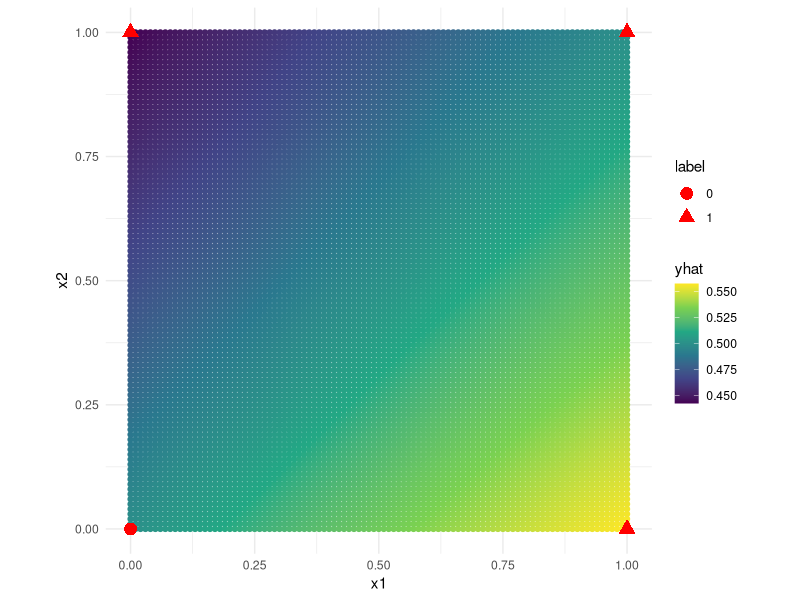
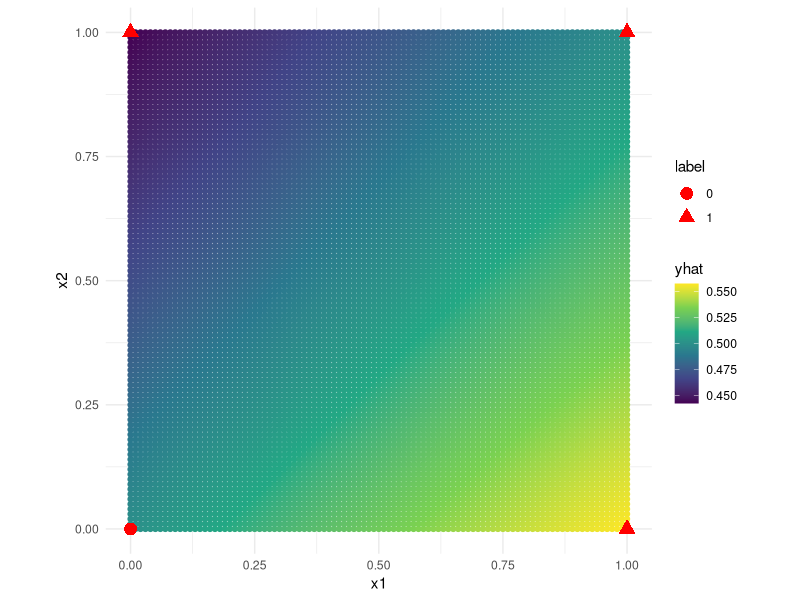
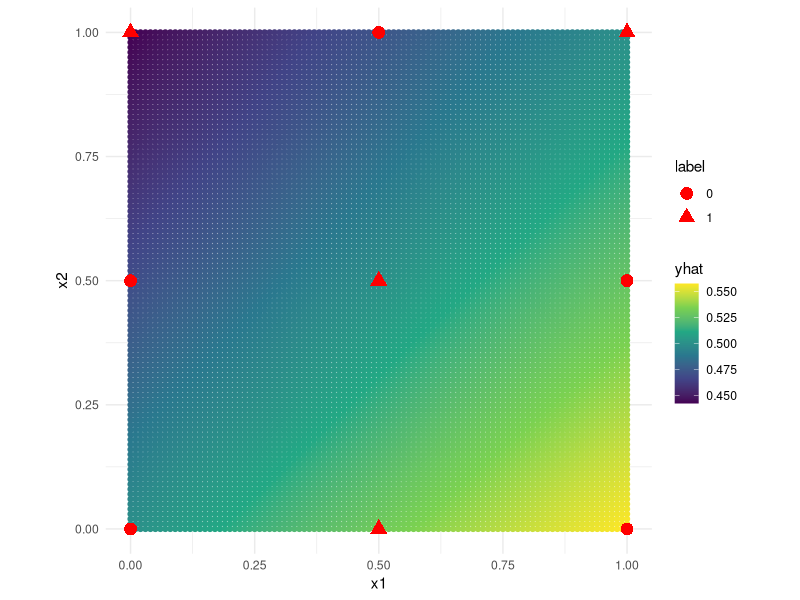
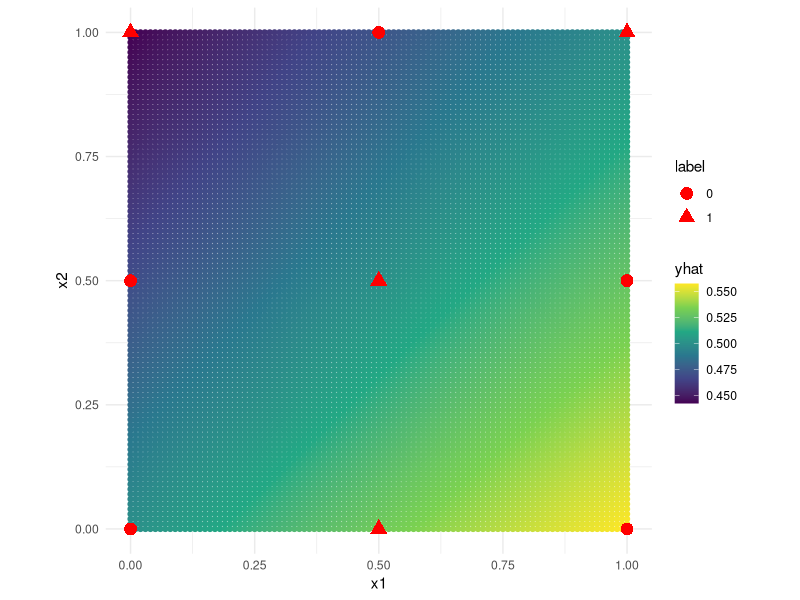
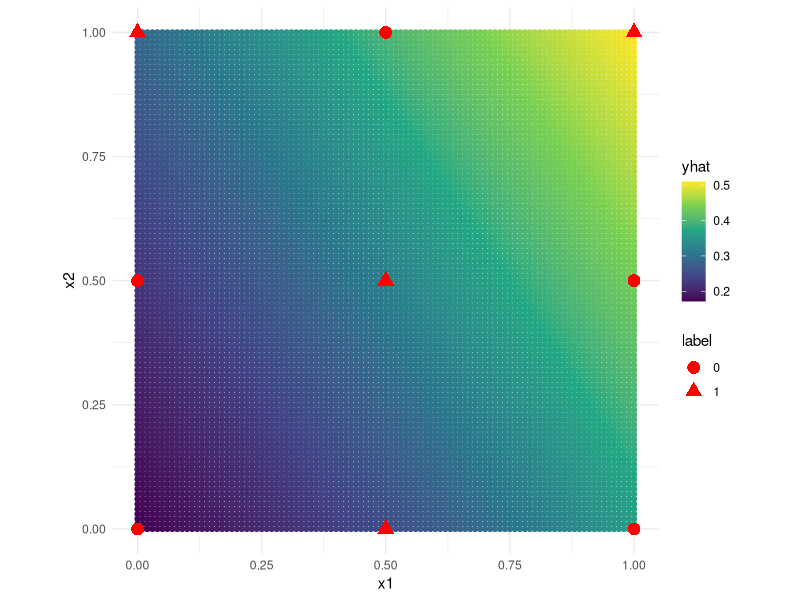
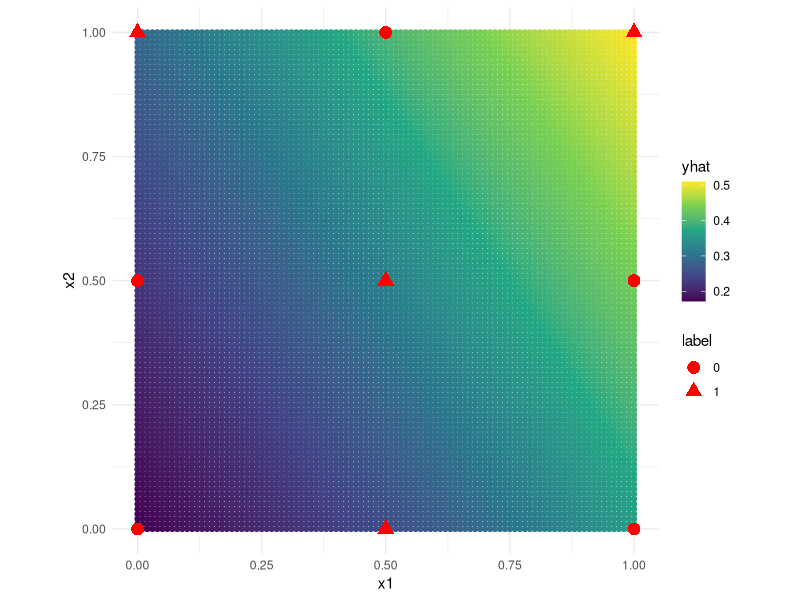

Generate these figures, in order, with R:
library(tidyverse) # for plotting only

# no scientific notation for common numbers
options(digits = 3, scipen=5)

sigmoid <- function(x){
  1/(1+exp(-x))
}
d_sigmoid <- function(x){
  sigmoid(x)*(1-sigmoid(x))
}


# Data Matrix
X = matrix(c(0,0, 0,1,1,0,1,1), nrow=2)
X
# true labels
Y = matrix(c(0, 1, 1, 1), nrow = 1)

data <-data.frame(x1=X[1,], x2= X[2,], label=Y[1,])

# element wise loss function
# y and yhat should be row vectors of equal length
# note that this function fails for yhat values of exactly 0 or 1,
# but those will never be produced by a sigmoid activation funciton
loss <- function(yhat, y){
  l = -(y * log(yhat) + (1-y)* log(1- yhat))
  # save l in gloval environment for later use
  assign("l", l, envir=globalenv())
  return(l)
}

# empirical risk function
# y and yhat should be row vectors of equal length
risk <- function(yhat, y){
  L = sum(loss(yhat, y))/length(yhat)
  # save L in global environment for later use
  assign("L", L, envir=globalenv())
  return(L)
}

# initialize neural net parameters
# layer 1: 2 hidden nodes --> W1 is 2x2, b1 is 2x1
W1 = matrix(c(1,0,0,1), nrow=2)
b1 = matrix(c(0,0))

# layer 2: 1  node --> W2 is 2x1, b2 is 1x1
W2 = matrix(c(1,-1), nrow = 1)
b2 = matrix(c(0))


# define feed forward pass
forward <- function(x){
  Z1 = sweep(W1 %*% x , 1, -b1) # read: W1X + b1
  A1 = sigmoid(Z1)
  Z2 = sweep(W2 %*% A1, 1, -b2)
  A2 = sigmoid(Z2)
  
  
  # update values in global environment for later use in backward pass
  assign('A0',  x, envir = globalenv()) # avoid possible name conflict w/ 'x'
  assign('Z1', Z1, envir = globalenv())
  assign('A1', A1, envir = globalenv())
  assign('Z2', Z2, envir = globalenv())
  assign('A2', A2, envir = globalenv())
  
  return(A2)
}


# define backward pass
backward <- function(y, learning_rate=1){
  n = length(y)
  dZ2 = A2 - y
  dW2 = (dZ2 %*% t(A1))/n
  db2 = rowSums(dZ2) / n
  dZ1 = t(W2) %*% dZ2 * (A1 * (1-A1))
  dW1 = (dZ1 %*% t(A0))
  db1 = rowSums(dZ1) / n
  
  # update parameters
  assign('W1', W1 - learning_rate * dW1,  envir = globalenv())
  assign('b1', b1 - learning_rate * db1,  envir = globalenv())
  assign('W2', W2 - learning_rate * dW2,  envir = globalenv())
  assign('b2', b2 - learning_rate * db2,  envir = globalenv())
}

# function for plotting nn outputs (you don't need to understand this)
plot_nn <- function(data = NULL){
  grid <- as_tibble(expand.grid(data.frame(x1=seq(0,1,by=.01), x2=seq(0,1,by=.01))))
  grid$yhat = as.numeric(forward(t(grid %>% select(x1, x2))))
  
  g<- ggplot(grid, aes(x=x1, y=x2, col=yhat)) + 
    geom_point() + theme_minimal() +
    coord_equal() + 
    scale_color_viridis_c()
  
  if (!is.null(data)){
    data$label <- factor(data$label)
    g <- g + geom_point(data=data, aes(x=x1, y=x2, shape=label), col='red', size=4)
  }
  
  g
}

plot_nn(data=data)

# train the neural net --> 100 iterations of gradient descent
for(i in 1:100){
  print(risk(forward(X), Y))
  backward(Y)
}
forward(X)

plot_nn(data=data)


# let's try a somewhat more complicated dataset.
# Can our neural network learn to correctly classify it?


newX = matrix(c(0,0, 0,0.5, 0,1, .5,0 , .5,.5, .5,1, 1,0, 1,.5, 1,1), nrow=2)
newY = matrix(c(0,0,1,1,1,0,0,0,1), nrow=1)
newdata <-data.frame(x1=newX[1,], x2= newX[2,], label=newY[1,])

plot_nn(data=newdata)

for(i in 1:1000){
  print(risk(forward(newX), newY))
  backward(newY)
}
forward(newX)

plot_nn(data = newdata)



# how about if we add more nodes in the hidden layer? (10 instead of 2)

W1 = matrix(rnorm(20), nrow=10)
b1 = matrix(rnorm(10), nrow =10)
W2 = matrix(rnorm(10), nrow=1)
b2 = matrix(rnorm(1), nrow =1)

plot_nn(data = newdata)

for(i in 1:1000){
  print(risk(forward(newX), newY))
  backward(newY)
}
forward(newX)

plot_nn(data=newdata)
